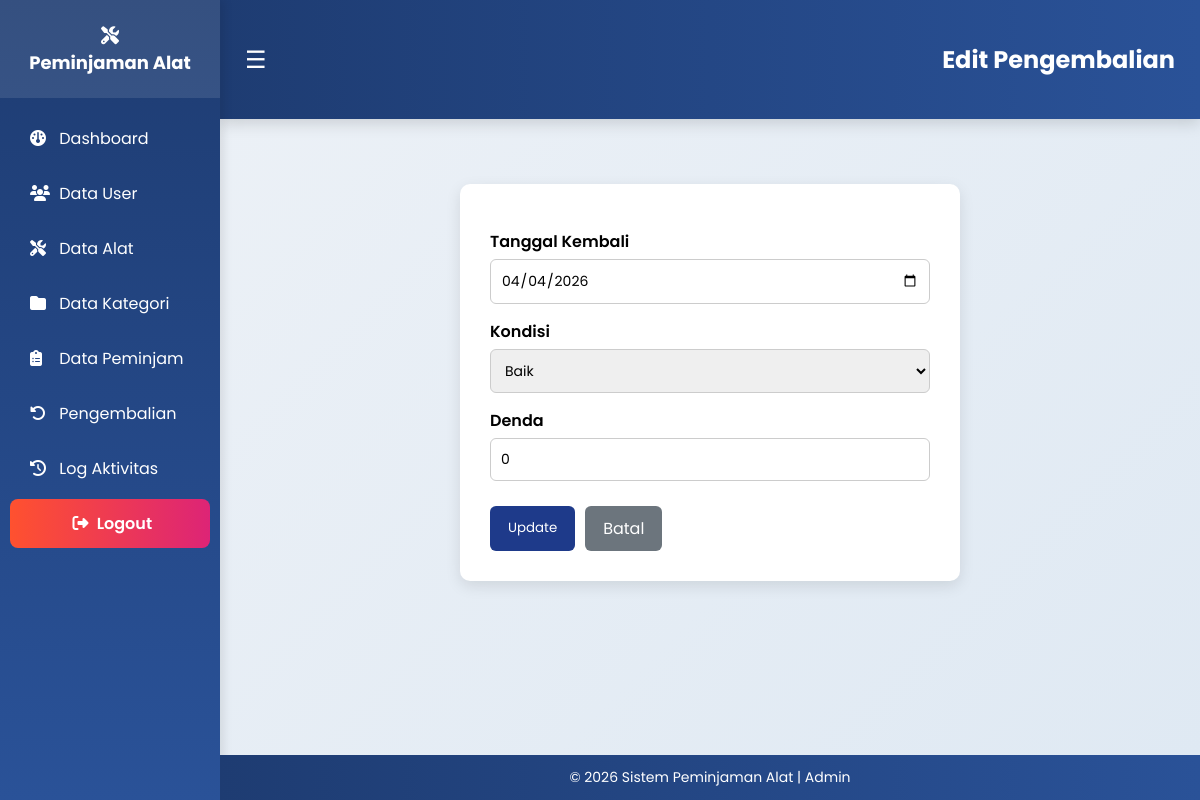
/views/admin/pengembalian/edit_pengembalian.php?id=21 (signed in), run on the app's committed database.
### tables this page shows
CREATE TABLE `pengembalian` (
  `id_pengembalian` int NOT NULL,
  `id_peminjaman` int DEFAULT NULL,
  `tgl_dikembalikan` date DEFAULT NULL,
  `kondisi_kembali` enum('baik','rusak','hilang') DEFAULT NULL,
  `denda` int DEFAULT '0'
);

### models/m_koneksi.php (called while the page is built, shortened)
<?php
class m_koneksi{
    private $host = "localhost",
        $username = "root",
        $pass = "",
        $db = "ukk_1_muhamadfareski";
    function __construct() {
        $this->koneksi = mysqli_connect($this->host, $this->username, $this->pass, $this->db);
    }
}
?>

### models/m_pengembalian.php (called while the page is built, shortened)
<?php
include_once __DIR__ . '/m_koneksi.php';
class m_pengembalian {
    private $conn;
    public function __construct(){
        $koneksi = new m_koneksi();
        $this->conn = $koneksi->koneksi;
    }
public function getById($id){
    $stmt = $this->conn->prepare("
        SELECT k.id_pengembalian, k.id_peminjaman, k.tgl_dikembalikan, k.kondisi_kembali, k.denda,
               u.nama
        FROM pengembalian k
        JOIN peminjaman p ON k.id_peminjaman = p.id_peminjaman
        JOIN users u ON p.id_user = u.id_user
        WHERE k.id_pengembalian=?
    ");
    $stmt->bind_param("i", $id);
    $stmt->execute();
    $result = $stmt->get_result();
    return $result->fetch_assoc();
}
}
?>

### controllers/c_pengembalian.php (called while the page is built, shortened)
<?php
include_once __DIR__ . '/../models/m_pengembalian.php';
class c_pengembalian {
    private $model;
    public function __construct(){
        $this->model = new m_pengembalian();
    }
    public function getById($id){
        return $this->model->getById($id);
    }
}
?>

### views/admin/pengembalian/edit_pengembalian.php (the view, shortened to what this page needs)
<?php
include_once __DIR__ . '/../../../controllers/c_pengembalian.php';
$controller = new c_pengembalian();
$id = intval($_GET['id'] ?? 0);
$data = $controller->getById($id);
?>
<?php include __DIR__ . '/../../layouts/header.php'; ?>
<?php include __DIR__ . '/../../layouts/sidebar.php'; ?>
<div class="header">
    <span class="menu-btn" onclick="toggleMenu()">☰</span>
    <h2 style="display:inline;">Edit Pengembalian</h2>
</div>
<div class="container" style="min-height:80vh;">
<div class="form-card">
<form action="../../../controllers/c_pengembalian.php" method="POST">
<label>Tanggal Kembali</label>
<input type="date" name="tgl_dikembalikan" value="<?= $data['tgl_dikembalikan'] ?>" required>
<label>Kondisi</label>
<select name="kondisi_kembali" required>
    <option value="baik" <?= $data['kondisi_kembali']=='baik'?'selected':'' ?>>Baik</option>
</select>
<label>Denda</label>
<input type="number" name="denda" value="<?= $data['denda'] ?>" required>
<div class="form-buttons">
    <button type="submit" name="update" class="btn-simpan">
        Update
    </button>
    <a href="data_pengembalian.php" class="btn-batal">
        Batal
    </a>
</div>
</form>
</div>
</div>
<?php include __DIR__ . '/../../layouts/footer.php'; ?>

### views/layouts/header.php (style rules this page uses)
* { box-sizing:border-box; font-family:'Poppins', sans-serif; }
body { margin:0; background:linear-gradient(135deg,#eef2f7,#dfe9f3); }
.header { background:linear-gradient(90deg,#1e3c72,#2a5298); color:white; padding:22px 25px; margin-left:220px; display:flex; align-items:center; justify-content:space-between; box-shadow:0 4px 15px rgba(0,0,0,.15); }
.menu-btn { font-size:24px; cursor:pointer; }
.container { margin-left:220px; padding:25px; transition:.3s; }

### views/admin/pengembalian/edit_pengembalian.php (style rules this page uses)
.form-card { background:white; padding:30px; max-width:500px; margin:40px auto; border-radius:10px; box-shadow:0 5px 15px rgba(0,0,0,0.1); }
.form-card label { font-weight:600; display:block; margin-top:15px; margin-bottom:5px; }
.form-card input, .form-card select { width:100%; padding:10px; border:1px solid #ccc; border-radius:6px; font-size:14px; }
.form-buttons { margin-top:25px; display:flex; gap:10px; }
.btn-simpan { background:#1E3A8A; color:white; padding:10px 18px; border:none; border-radius:6px; cursor:pointer; }
.btn-batal { background:#6c757d; color:white; padding:10px 18px; border-radius:6px; text-decoration:none; }

### data on the page
pengembalian: tgl_dikembalikan "04/04/2026", kondisi_kembali "Baik", denda "0"
